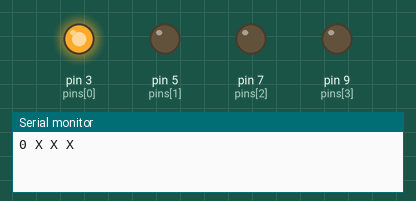
Bench run of a sketch on a simulated Arduino Uno, built with avr-gcc and run on an emulated ATmega328P. On the bench: output pins drawn as LEDs (lit = HIGH), the last lines printed to the serial monitor.

Above: at 0.5 s.
At 1.5 s:
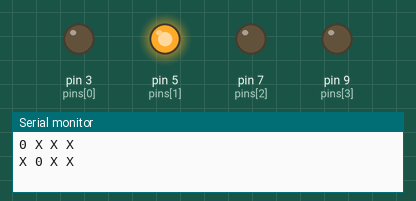
At 2.5 s:
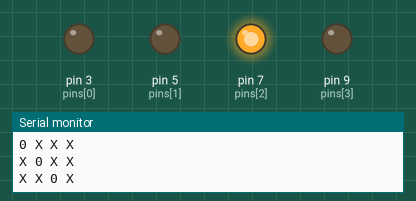
At 3.5 s:
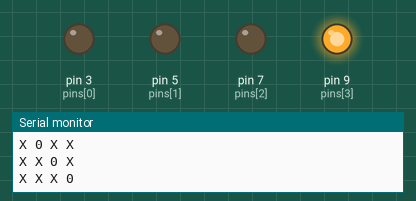
Timing chart, 0 to 5.2 s (numbered marks = the images above):
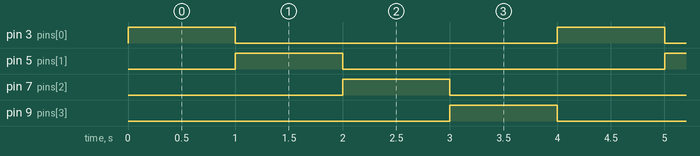

Measured:
- by itself, pin 3 (pins[0]), pin 5 (pins[1]), pin 7 (pins[2]), pin 9 (pins[3]): alternates HIGH for 1.0 s and LOW for 3.0 s
- by itself, everything shown: repeats every 4.0 s, in 4 steps

The sketch:

app.ino
```cpp
int pins[] = {3, 5, 7, 9};
int state = 0;

void setup() {
    Serial.begin(9600);
    for(int i=0; i<4; i++) {
        pinMode(pins[i], OUTPUT);
        digitalWrite(pins[i], LOW);
    }
}
void loop() {
    for(int i=0; i<4; i++) {
        if(i==state) {
            Serial.print("0 ");
            digitalWrite(pins[i], HIGH);
        } else {
            Serial.print("X ");
            digitalWrite(pins[i], LOW);
        }
    }
    Serial.println();
    state = (state + 1) % 4;
    delay(1000);
}
```
